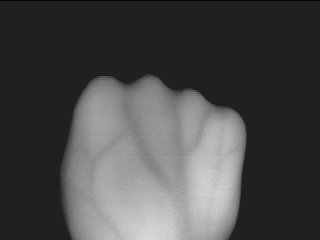
%> input picture Task4-Segmentation/Code/0019hv3.bmp, 320 x 240 px
$ octave --eval "result = agglomerative('0019hv3.bmp');"   (GNU Octave 9; MATLAB toolbox functions it lacks are replaced by stand-ins)
%> lines starting %> are read from the running program, lines starting %| are printed output that depends on the picture
function [ Im ] = agglomerative( Imj)
%> called with Imj = '0019hv3.bmp'
clear all
close all
Imj='0019hv3.bmp';
I=(imread(Imj));
%> I is the input picture: size 240x320 uint8; min 0, max 219, mean 73.9
S=size(I);
%> S = [240 320]
if length(S)==3
    I=rgb2gray(I);
end
subplot(2,2,1);imshow(I)
Ih=imhist(I);
%> Ih = 256 values, max 49691 at index 33, min 0 at index 2, mean 300
[M N]=size(I);
%> M = 240; N = 320
[pks locs] = findpeaks(Ih,'minpeakheight',100);
%> pks = 40 values, max 49691 at index 1, min 138 at index 40, mean 1577.4; locs = 40 values from 33 to 207
subplot(2,2,3);imhist(I)
hold on
plot(locs,pks,'rs')
for i=1:30
for p=1:length(locs)
    V=locs(p);
    locs(p)=locs(p)+255;
    [val ind]=min(abs(locs-V));
    if val<=35
    locs(ind)=0;
    %locs(p)=round((V+locs(ind))/2);
    locs(p)=V;
    else
        locs(p)=V;
    end
end
end
%> after the loop, locs = 40 values, max 207 at index 40, min 0 at index 1, mean 12.12
ind=find(locs~=0);
%> ind = [2; 18; 40]
for k=1:length(ind)
    thresh(k)=locs(ind(k));
end
%> this loop made 3 passes
%> after the loop, thresh = [121 157 207]
subplot(2,2,4);imhist(I)
hold on
plot(thresh,100,'rs')
for i=1:M
    for j=1:N;
        for k=2:length(thresh)-1
        if(I(i,j)>=thresh(k-1)&&I(i,j)<=thresh(k))
            Im(i,j)=k *255/(length(thresh)+1);
        end
        end
        if(I(i,j)>max(thresh))
            Im(i,j)=255;
        end

        if(I(i,j)<min(thresh))
            Im(i,j)=0;
        end
    end
end
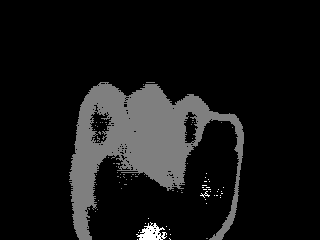
%> Im: size 240x320 double; min 0, max 255, mean 20.5
%> `result = agglomerative('0019hv3.bmp');`:
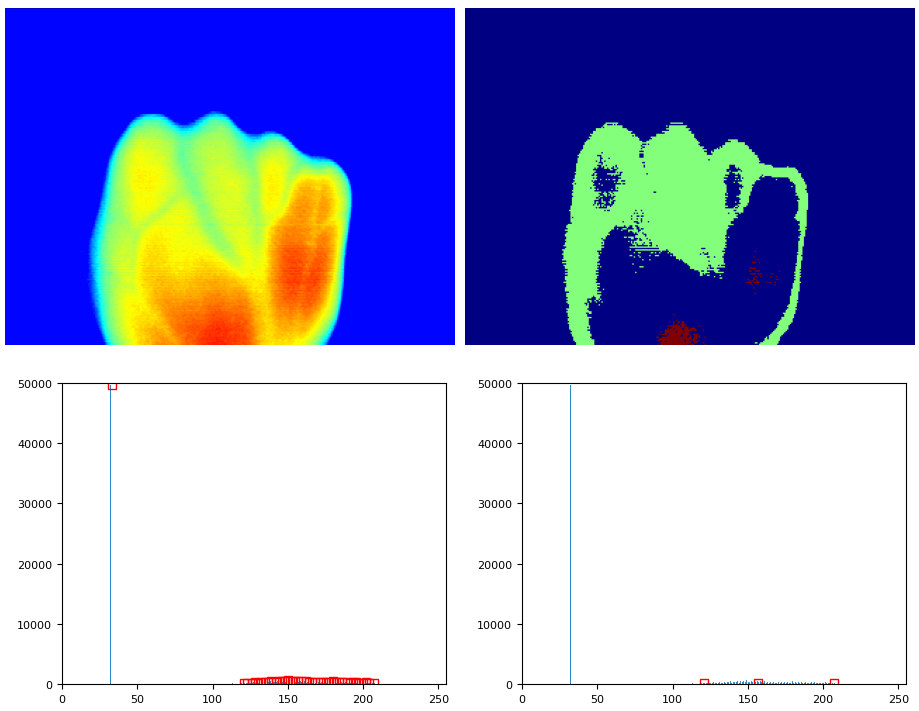
%> figure redrawn from the program's plot data, 4 panels
subplot(2,2,2); imshow(Im,[])
colormap(jet)
